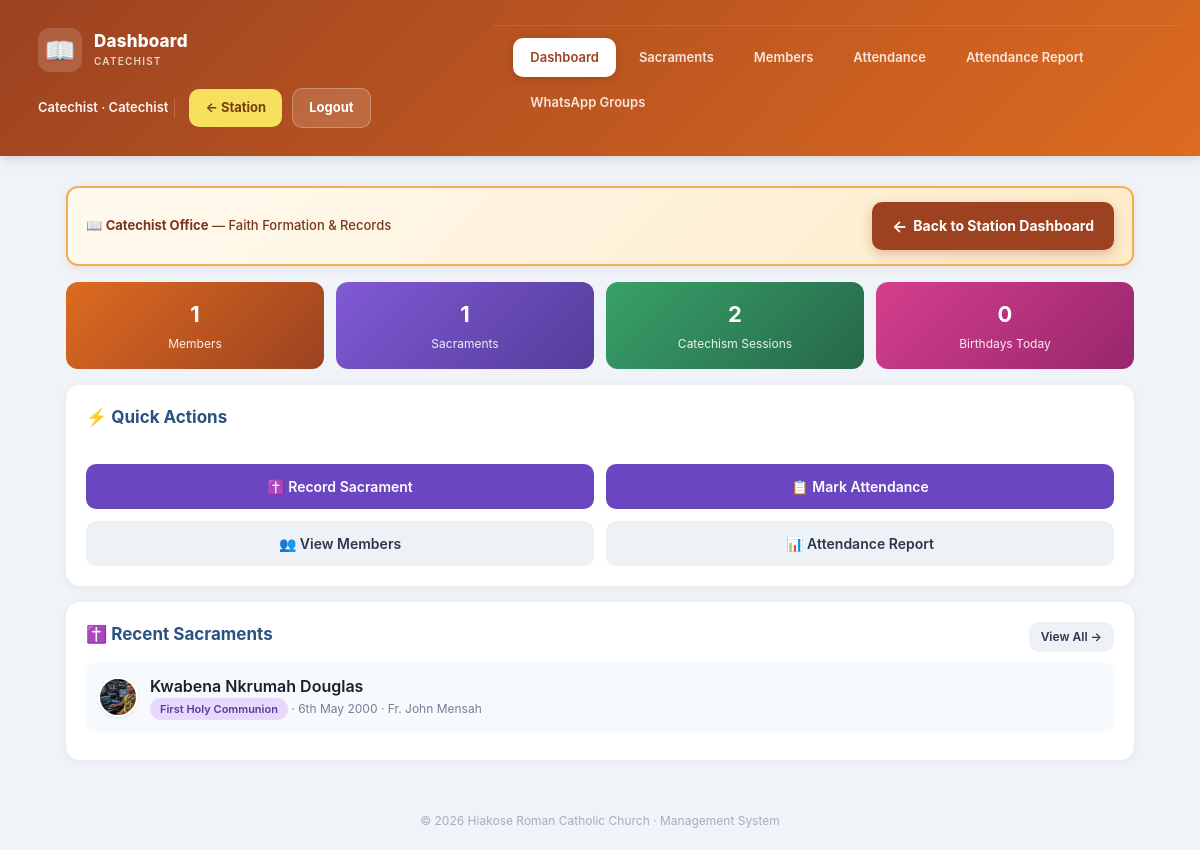
/catechist/index.php (signed in), run on the app's committed database.
### tables this page shows
CREATE TABLE `sacraments` (
  `id` int(11) NOT NULL AUTO_INCREMENT,
  `member_id` int(11) NOT NULL,
  `type` varchar(60) NOT NULL,
  `date_received` date DEFAULT NULL,
  `minister` varchar(120) DEFAULT NULL,
  `place` varchar(150) DEFAULT NULL,
  `certificate_no` varchar(60) DEFAULT NULL,
  `created_at` timestamp NOT NULL DEFAULT current_timestamp(),
  PRIMARY KEY (`id`),
  KEY `member_id` (`member_id`),
  CONSTRAINT `sacraments_ibfk_1` FOREIGN KEY (`member_id`) REFERENCES `members` (`id`) ON DELETE CASCADE
);

CREATE TABLE `members` (
  `id` int(11) NOT NULL AUTO_INCREMENT,
  `full_name` varchar(150) NOT NULL,
  `photo` varchar(255) DEFAULT NULL,
  `gender` enum('Male','Female') DEFAULT NULL,
  `dob` date DEFAULT NULL,
  `birth_year` smallint(6) DEFAULT NULL,
  `approx_age` tinyint(4) DEFAULT NULL,
  `dob_known` enum('full','year','age','unknown') DEFAULT 'full',
  `place_of_birth` varchar(150) DEFAULT NULL,
  `phone` varchar(30) DEFAULT NULL,
  `marital_status` enum('Single','Married','Widowed','Divorced') DEFAULT NULL,
  `baptism` enum('Baptized Catholic','Not Baptized','Other Denomination') DEFAULT NULL,
  `day_born` varchar(15) DEFAULT NULL,
  `created_at` timestamp NOT NULL DEFAULT current_timestamp(),
  PRIMARY KEY (`id`)
);

CREATE TABLE `settings` (
  `id` int(11) NOT NULL DEFAULT 1,
  `church_name` varchar(150) DEFAULT 'Roman Catholic Church',
  `currency` varchar(10) DEFAULT 'GH₵',
  `timezone` varchar(60) DEFAULT 'Africa/Accra',
  `default_currency_code` varchar(10) DEFAULT 'GHS',
  PRIMARY KEY (`id`)
);

### config/database.php (called while the page is built, shortened)
<?php
$DB_HOST = 'localhost';
$DB_NAME = 'church_db';
$DB_USER = 'root';
$DB_PASS = '';
try {
    $pdo = new PDO(
        "mysql:host=$DB_HOST;dbname=$DB_NAME;charset=utf8mb4",
        $DB_USER,
        $DB_PASS,
        [
            PDO::ATTR_ERRMODE            => PDO::ERRMODE_EXCEPTION,
            PDO::ATTR_DEFAULT_FETCH_MODE => PDO::FETCH_ASSOC,
            PDO::ATTR_EMULATE_PREPARES   => false,
        ]
    );
} catch (PDOException $e) {
    die("Database connection failed: " . $e->getMessage());
}
$settings = $pdo->query("SELECT * FROM settings WHERE id=1")->fetch();
require_once __DIR__ . '/../includes/functions.php';

### includes/auth.php (called while the page is built, shortened)
<?php
require_once __DIR__ . '/../config/database.php';

### catechist/index.php (the view, shortened to what this page needs)
<?php
require_once __DIR__ . '/_layout.php';
$totalMembers  = (int)$pdo->query("SELECT COUNT(*) FROM members")->fetchColumn();
$totalSacr     = (int)$pdo->query("SELECT COUNT(*) FROM sacraments")->fetchColumn();
$totalSessions = 0;
try {
    $totalSessions = (int)$pdo->query("SELECT COUNT(*) FROM attendance_sessions")->fetchColumn();
} catch (PDOException $e) {}
$stmt = $pdo->prepare("SELECT * FROM members
                       WHERE dob IS NOT NULL AND DATE_FORMAT(dob,'%m-%d') = ?");
$stmt->execute(['date'('m-d')]);
$birthdays = $stmt->fetchAll();
$recentSacraments = [];
try {
    $rows = $pdo->query("
        SELECT s.*, m.full_name AS member_name, m.photo AS member_photo
        FROM sacraments s
        LEFT JOIN members m ON m.id = s.member_id
        ORDER BY s.id DESC LIMIT 5
    ")->fetchAll();
    $recentSacraments = is_array($rows) ? $rows : [];
} catch (PDOException $e) {}
?>
<div class="stat-grid">
  <div class="stat" style="background:linear-gradient(135deg,#dd6b20,#9c4221);">
    <div class="num"><?= $totalMembers ?></div>
    <div class="lbl">Members</div>
  </div>
  <div class="stat" style="background:linear-gradient(135deg,#805ad5,#553c9a);">
    <div class="num"><?= $totalSacr ?></div>
    <div class="lbl">Sacraments</div>
  </div>
  <div class="stat" style="background:linear-gradient(135deg,#38a169,#276749);">
    <div class="num"><?= $totalSessions ?></div>
    <div class="lbl">Catechism Sessions</div>
  </div>
  <div class="stat" style="background:linear-gradient(135deg,#d53f8c,#97266d);">
    <div class="num"><?= count($birthdays) ?></div>
    <div class="lbl">Birthdays Today</div>
  </div>
</div>
<div class="card" style="margin-top:16px;">
  <h3>⚡ Quick Actions</h3>
  <div class="grid grid-2">
    <a class="btn-sm btn-primary" style="text-align:center;padding:12px;"
       href="sacraments.php">✝️ Record Sacrament</a>
    <a class="btn-sm btn-primary" style="text-align:center;padding:12px;"
       href="attendance.php">📋 Mark Attendance</a>
    <a class="btn-sm btn-ghost" style="text-align:center;padding:12px;"
       href="members.php">👥 View Members</a>
    <a class="btn-sm btn-ghost" style="text-align:center;padding:12px;"
       href="attendance_report.php">📊 Attendance Report</a>
  </div>
</div>
<?php if ($recentSacraments): ?>
<div class="card">
  <h3>
    ✝️ Recent Sacraments
    <a class="btn-sm btn-ghost" style="float:right;padding:6px 12px;font-size:12px;"
       href="sacraments.php">View All →</a>
  </h3>
  <?php foreach ($recentSacraments as $s):
    $mr = !empty($s['member_name'])
        ? ['full_name' => $s['member_name'], 'photo' => $s['member_photo']]
        : null;
  ?>
    <div class="member-card">
      <?php if ($mr): ?>
        <?= memberAvatar($mr, 40) ?>
      <?php else: ?>
        <div class="avatar">?</div>
      <?php endif; ?>
      <div class="member-info">
        <div class="name"><?= e($s['member_name'] ?? 'Unknown') ?></div>
        <div class="meta">
          <span class="badge"><?= e($s['type']) ?></span>
          <?= !empty($s['date_received'])
              ? ' · ' . 'date'('jS M Y', 'strtotime'($s['date_received']))
              : '' ?>
          <?= !empty($s['minister']) ? ' · ' . e($s['minister']) : '' ?>
        </div>
      </div>
    </div>
  <?php endforeach; ?>
</div>
<?php endif; ?>
<?php include __DIR__ . '/../includes/footer.php'; ?>

### includes/functions.php (shortened to what this page needs)
<?php
function e($s) { return htmlspecialchars($s ?? '', ENT_QUOTES, 'UTF-8'); }
    ?>
    <?php
function memberPhoto(?array $member): ?string {
    $diskPath = __DIR__ . '/../uploads/members/' . $member['photo'];
    $docRoot = str_replace('\\', '/', realpath($_SERVER['DOCUMENT_ROOT'] ?? ''));
    $real    = str_replace('\\', '/', realpath($diskPath));
    $rel = substr($real, strlen($docRoot));
    return ($rel !== false && $rel !== '') ? $rel : null;
}
function memberAvatar(?array $member, int $size = 44): string {
    $name    = $member['full_name'] ?? '?';
    $initial = strtoupper(substr($name, 0, 1));
    $photo   = memberPhoto($member);
    $style = "width:{$size}px;height:{$size}px;border-radius:50%;flex-shrink:0;";
    if ($photo) {
        return '<img src="' . e($photo) . '" alt="' . e($name) . '" '
             . 'style="' . $style . 'object-fit:cover;border:2px solid #fff;'
             . 'box-shadow:0 1px 3px rgba(0,0,0,0.1);">';
    }
    return '<div class="avatar" style="' . $style
         . 'background:#6b46c1;color:#fff;display:flex;align-items:center;'
         . 'justify-content:center;font-weight:700;font-size:' . ($size * 0.42) . 'px;">'
         . e($initial) . '</div>';
}

### includes/footer.php (shortened to what this page needs)
</main>
<footer>
  © <?= 'date'('Y') ?> <?= e($settings['church_name'] ?? 'Church') ?> · Management System
</footer>
</body>
</html>

### assets/css/style.css (style rules this page uses)
* { box-sizing: border-box; margin: 0; padding: 0; -webkit-tap-highlight-color: transparent; }
body { font-family: -apple-system, BlinkMacSystemFont, "Segoe UI", Roboto, sans-serif; background: #f0f4f8; color: #1a202c; font-size: 16px; line-height: 1.5; }
a { text-decoration: none; }
button, .btn-sm { font-family: inherit; font-size: 16px; font-weight: 600; cursor: pointer; border: none; border-radius: 10px; padding: 12px 18px; transition: transform .1s, opacity .2s; display: inline-block; }
.btn-primary { background: #6b46c1; color: #fff; width: 100%; margin-top: 20px; }
.btn-sm { padding: 8px 14px; font-size: 14px; }
.btn-ghost { background: #edf2f7; color: #2d3748; }
.card { background: #fff; border-radius: 14px; padding: 20px; box-shadow: 0 2px 8px rgba(0,0,0,0.06); margin-bottom: 16px; }
.card h3 { font-size: 17px; color: #2c5282; margin-bottom: 14px; }
.grid { display: grid; gap: 12px; grid-template-columns: 1fr; }
@media (min-width: 600px) { .grid-2 { grid-template-columns: 1fr 1fr; } }
.stat-grid { display: grid; grid-template-columns: repeat(2, 1fr); gap: 12px; }
@media (min-width: 600px) { .stat-grid { grid-template-columns: repeat(4, 1fr); } }
.stat { background: linear-gradient(135deg, #6b46c1, #2c5282); color: #fff; padding: 16px; border-radius: 12px; text-align: center; }
.stat .num { font-size: 22px; font-weight: 700; word-break: break-all; }
.stat .lbl { font-size: 12px; opacity: .9; margin-top: 4px; }
.member-card { display: flex; align-items: center; gap: 12px; padding: 12px; background: #f7fafc; border-radius: 10px; margin-bottom: 8px; }
.member-info { flex: 1; min-width: 0; }
.member-info .name { font-weight: 600; }
.member-info .meta { font-size: 12px; color: #718096; }
.badge { display: inline-block; padding: 3px 10px; border-radius: 999px; font-size: 11px; font-weight: 600; background: #e9d8fd; color: #553c9a; }
footer { text-align: center; padding: 20px; color: #a0aec0; font-size: 12px; }
.badge { background: #e9d8fd; color: #553c9a; }

### data on the page
sacraments: member.photo (picture), member.full_name "Kwabena Nkrumah Douglas", type "First Holy Communion", date_received "6th May 2000", minister "Fr. John Mensah"
settings: church_name "Hiakose Roman Catholic Church"

### other printed values
$pageTitle "Dashboard"
$u['name'] "Catechist"
$roleLabel "Catechist"
$label "Dashboard"
$label "Sacraments"
$label "Members"
$label "Attendance"
$label "Attendance Report"
$label "WhatsApp Groups"
$totalMembers "1"
$totalSacr "1"
$totalSessions "2"
count($birthdays) "0"
